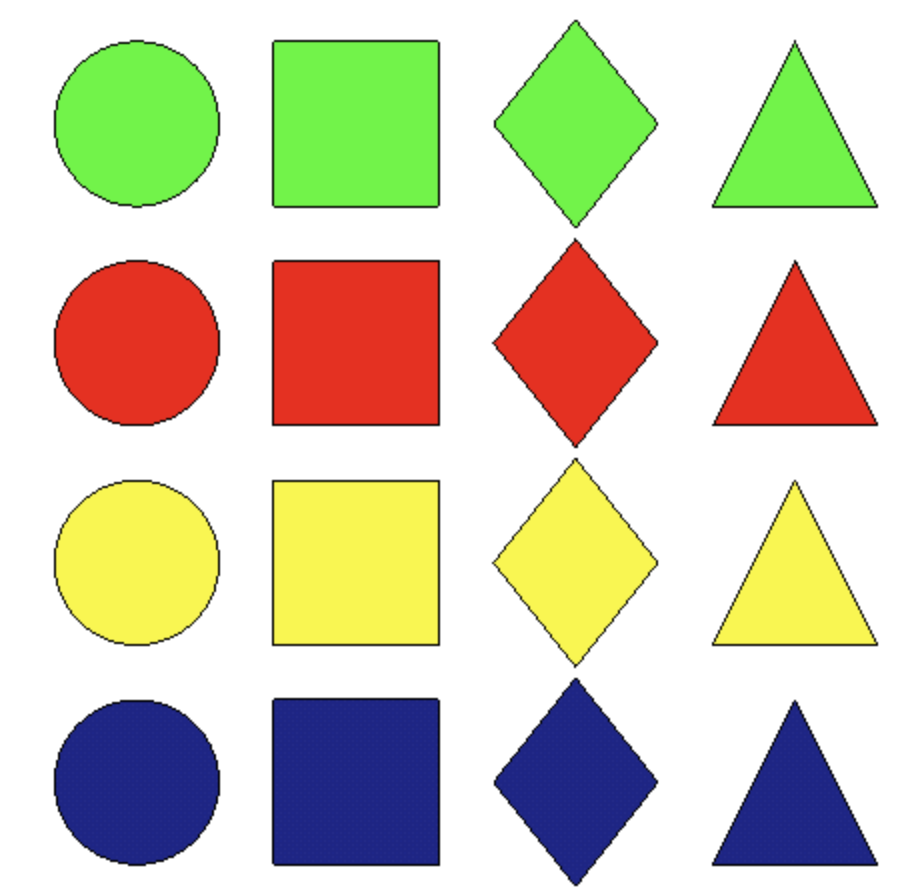
#> input picture Assets/shapes.png, 922 x 892 px
$ python Chapter_8.py
#> lines starting #> are read from the running program, lines starting #| are printed output that depends on the picture; after the words box and inside, x2 and y2 are one past the last pixel; in counts of white or black regions, pixels touching at a corner belong together
# CHAPTER 8 - Contours / Shape Detection

import cv2
import numpy as np

def stackImages(scale, imgArray):
    rows = len(imgArray)
    cols = len(imgArray[0])
    rowsAvailable = isinstance(imgArray[0], list)
    width = imgArray[0][0].shape[1]
    height = imgArray[0][0].shape[0]
    if rowsAvailable:
        for x in range ( 0, rows):
            for y in range(0, cols):
                if imgArray[x][y].shape[:2] == imgArray[0][0].shape [:2]:
                    imgArray[x][y] = cv2.resize(imgArray[x][y], (0, 0), None, scale, scale)
                else:
                    imgArray[x][y] = cv2.resize(imgArray[x][y], (imgArray[0][0].shape[1], imgArray[0][0].shape[0]), None, scale, scale)
                if len(imgArray[x][y].shape) == 2: imgArray[x][y]= cv2.cvtColor( imgArray[x][y], cv2.COLOR_GRAY2BGR)
        imageBlank = np.zeros((height, width, 3), np.uint8)
        hor = [imageBlank]*rows
        hor_con = [imageBlank]*rows
        for x in range(0, rows):
            hor[x] = np.hstack(imgArray[x])
        ver = np.vstack(hor)
    else:
        for x in range(0, rows):
            if imgArray[x].shape[:2] == imgArray[0].shape[:2]:
                imgArray[x] = cv2.resize(imgArray[x], (0, 0), None, scale, scale)
            else:
                imgArray[x] = cv2.resize(imgArray[x], (imgArray[0].shape[1], imgArray[0].shape[0]), None,scale, scale)
            if len(imgArray[x].shape) == 2: imgArray[x] = cv2.cvtColor(imgArray[x], cv2.COLOR_GRAY2BGR)
        hor= np.hstack(imgArray)
        ver = hor
    return ver

def getContours(img):
    contours, hierarchy = cv2.findContours(img, cv2.RETR_EXTERNAL, cv2.CHAIN_APPROX_NONE)   # Get all contours

    for cnt in contours:
        area = cv2.contourArea(cnt)     # Calculate area of contour
        print(area)

        if area > 500:
            cv2.drawContours(imgContour, cnt, -1, (255, 0, 0), 3)   # Draw blue contour around shape
            peri = cv2.arcLength(cnt, True)                         # Calculate perimeter of contour
            #print(peri)

            approx = cv2.approxPolyDP(cnt, 0.02 * peri, True)   # Calculate corner points of contour
            print(len(approx))
            objCor = len(approx)    # Number of corners

            x, y, w, h = cv2.boundingRect(approx)                               # Calculate x, y, w, h bounds of contour

            if objCor == 3:
                objectType = "Tri"

            elif objCor == 4:
                aspRatio = w / float(h)

                if aspRatio > 0.95 and aspRatio < 1.05:
                    objectType = "Square"
                else:
                    objectType = "Diamond"

            elif objCor > 4:
                objectType = "Circle"

            else:
                objectType = "None"

            cv2.rectangle(imgContour, (x, y), (x + w, y + h), (0, 255, 0), 2)   # Draw green bounding box around contour
            cv2.putText(imgContour, objectType,                                 # Draw text
                        (x + (w // 2) - 10, y + (h // 2) - 10),
                        cv2.FONT_HERSHEY_COMPLEX, 0.7, (0, 0, 0), 2)


path = "Assets/shapes.png"
img = cv2.imread(path)
#> img is the input picture: shape (892, 922, 3); mean B, G, R 184.4, 208.2, 212.4
imgContour = img.copy()     # Copy of original image

imgGray = cv2.cvtColor(img, cv2.COLOR_BGR2GRAY)     # Convert to greyscale
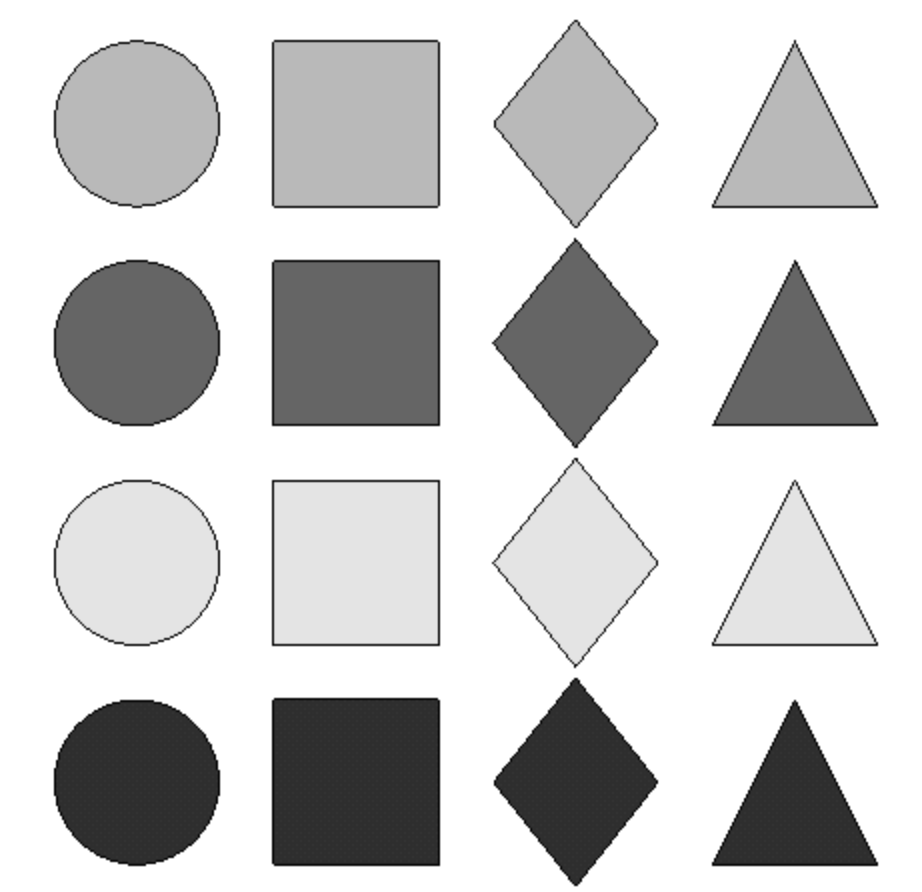
#> imgGray: shape (892, 922); min 3, max 255, mean 206.8
imgBlur = cv2.GaussianBlur(imgGray, (7, 7), 1)      # Blur image
imgCanny = cv2.Canny(imgBlur, 50, 50)               # Edge detection
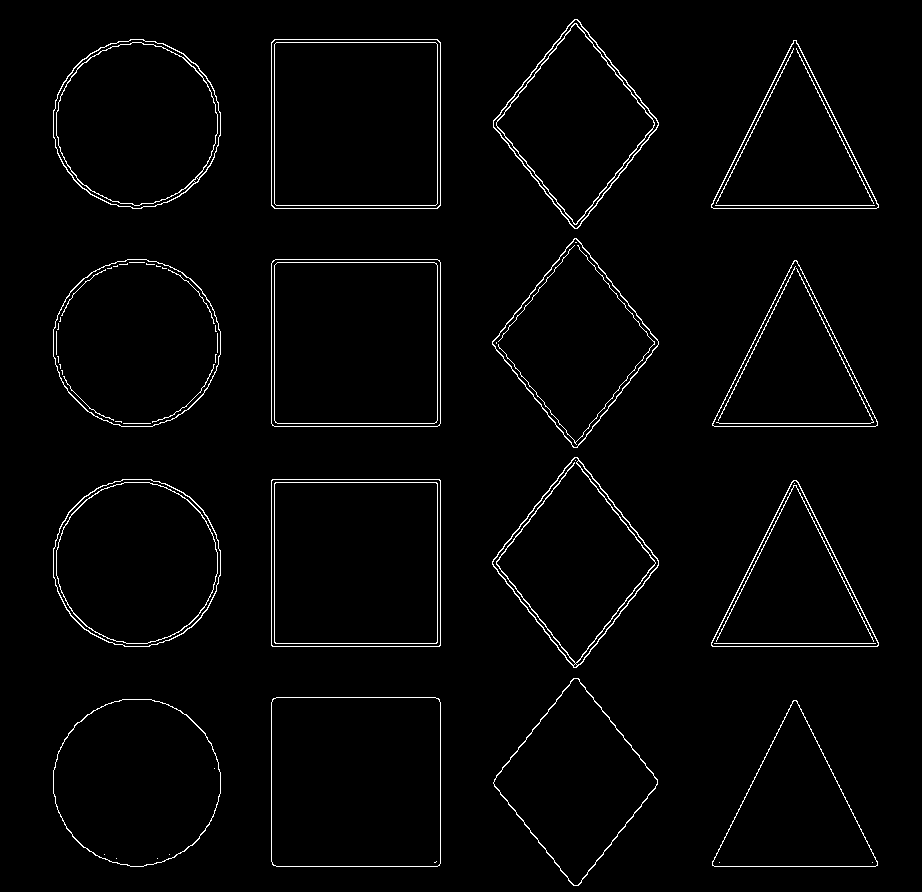
#> imgCanny: shape (892, 922); 2.1% white in thin lines or dots, all inside (x1, y1, x2, y2) = (53, 19, 879, 886)
getContours(imgCanny)
#> in getContours, `contours, hierarchy = cv2.findContours(img, cv2.RETR_EXTERNAL, cv2.CHA..`: contours = 16 contours; largest, box (x1, y1, x2, y2) and area: (271, 39, 441, 209) 28543, (271, 697, 441, 867) 28532, (271, 479, 441, 647) 28221, (271, 259, 441, 427) 28204, (53, 479, 221, 647) 22128
#> the loop in getContours, `for cnt in contours:` made 16 passes
#> (area, peri, approx, objCor, x, y, w, h) on passes 3, 4, 6, 8, 10, 12, 14: (28531.5, 669.6, [[273, 698], [272, 864], [439, 865], [439, 699]], 4, 272, 698, 168, 168), (17829, 555.7, [[573, 678], [493, 783], [578, 885], [657, 779]], 4, 493, 678, 165, 208), (28221, 669.7, [[271, 480], [272, 646], [440, 645], [439, 479]], 4, 271, 479, 170, 168), (18217.5, 561.6, [[574, 457], [492, 564], [576, 667], [658, 560]], 4, 492, 457, 167, 211), (28204.5, 666.7, [[272, 261], [272, 425], [439, 425], [439, 260]], 4, 272, 260, 168, 166), (17894, 559, [[574, 238], [492, 344], [577, 447], [658, 341]], 4, 492, 238, 167, 210), (28543, 669, [[274, 39], [271, 205], [437, 208], [440, 42]], 4, 271, 39, 170, 170)
#> (area, peri, approx, objCor, x, y, w, h) on passes 1, 5, 9, 13: (14266, 565.9, [[793, 700], [712, 865], [877, 865]], 3, 712, 700, 166, 166), (14517, 568.8, [[793, 480], [711, 645], [877, 646]], 3, 711, 480, 167, 167), (14182.5, 565.3, [[794, 260], [712, 425], [875, 426]], 3, 712, 260, 164, 167), (14519, 572.8, [[793, 40], [711, 207], [878, 207]], 3, 711, 40, 168, 168)
#> (printed output is left out)
#> after the loop in getContours, `for cnt in contours:`:
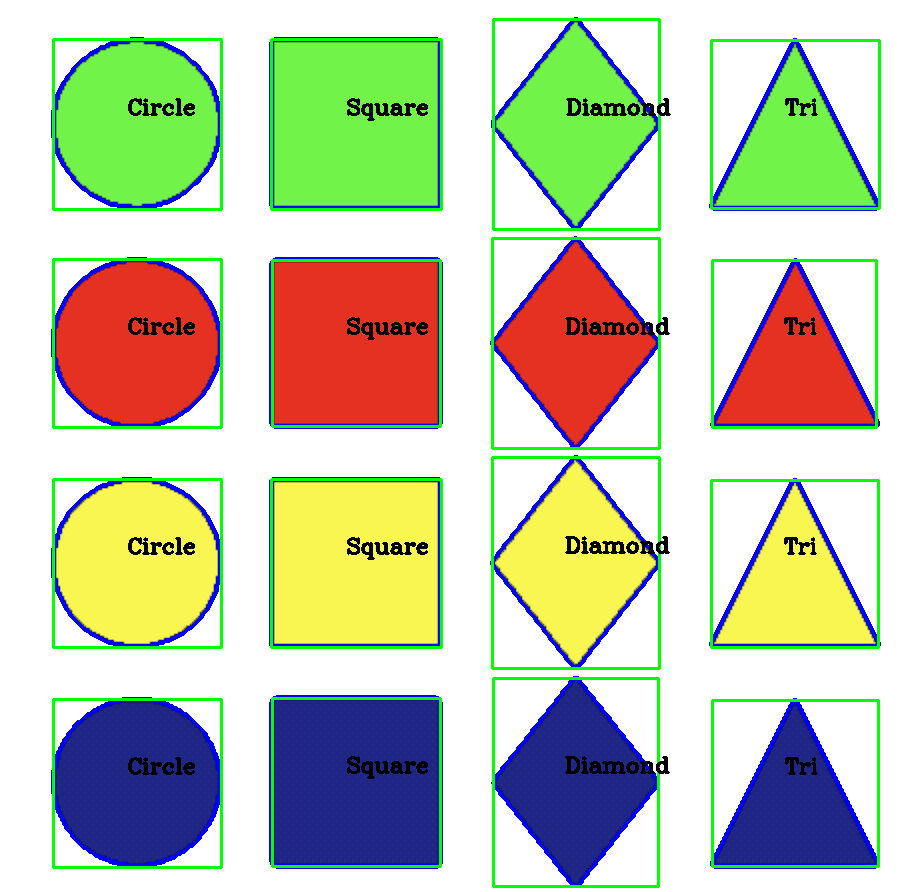
#> imgContour: shape (892, 922, 3); 8.73% of pixels changed, all inside (x1, y1, x2, y2) = (51, 17, 881, 888)

imgBlank = np.zeros_like(img)                       # Blank (black) image
imgStack = stackImages(0.6, ([img, imgGray, imgBlur],
                             [imgCanny, imgContour, imgBlank]))
#> after the loop in stackImages, `for x in range(0, rows):`: hor = 2 items
#> in stackImages, `ver = np.vstack(hor)`:
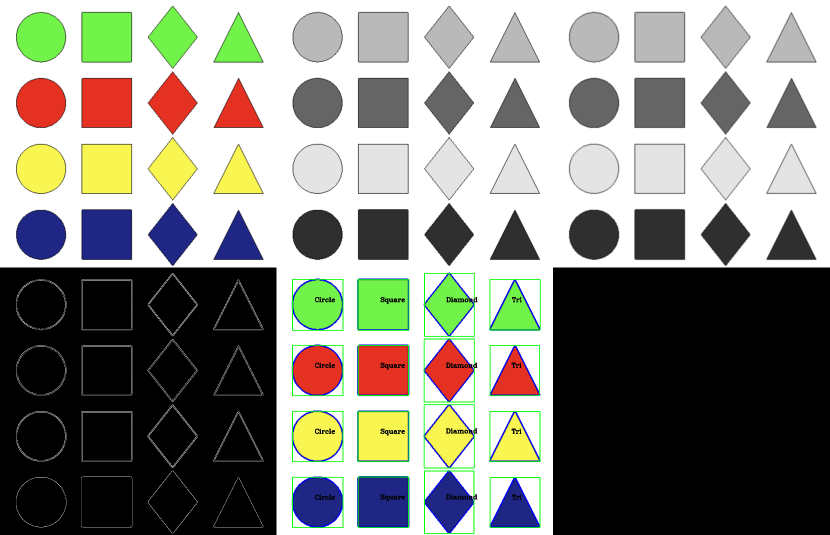
#> ver: shape (1070, 1659, 3) (shown at 1/2 size); mean of channels 0, 1, 2 130.1, 138.1, 137.8; drawn as B, G, R

cv2.imshow("Stack", imgStack)

cv2.waitKey(0)
